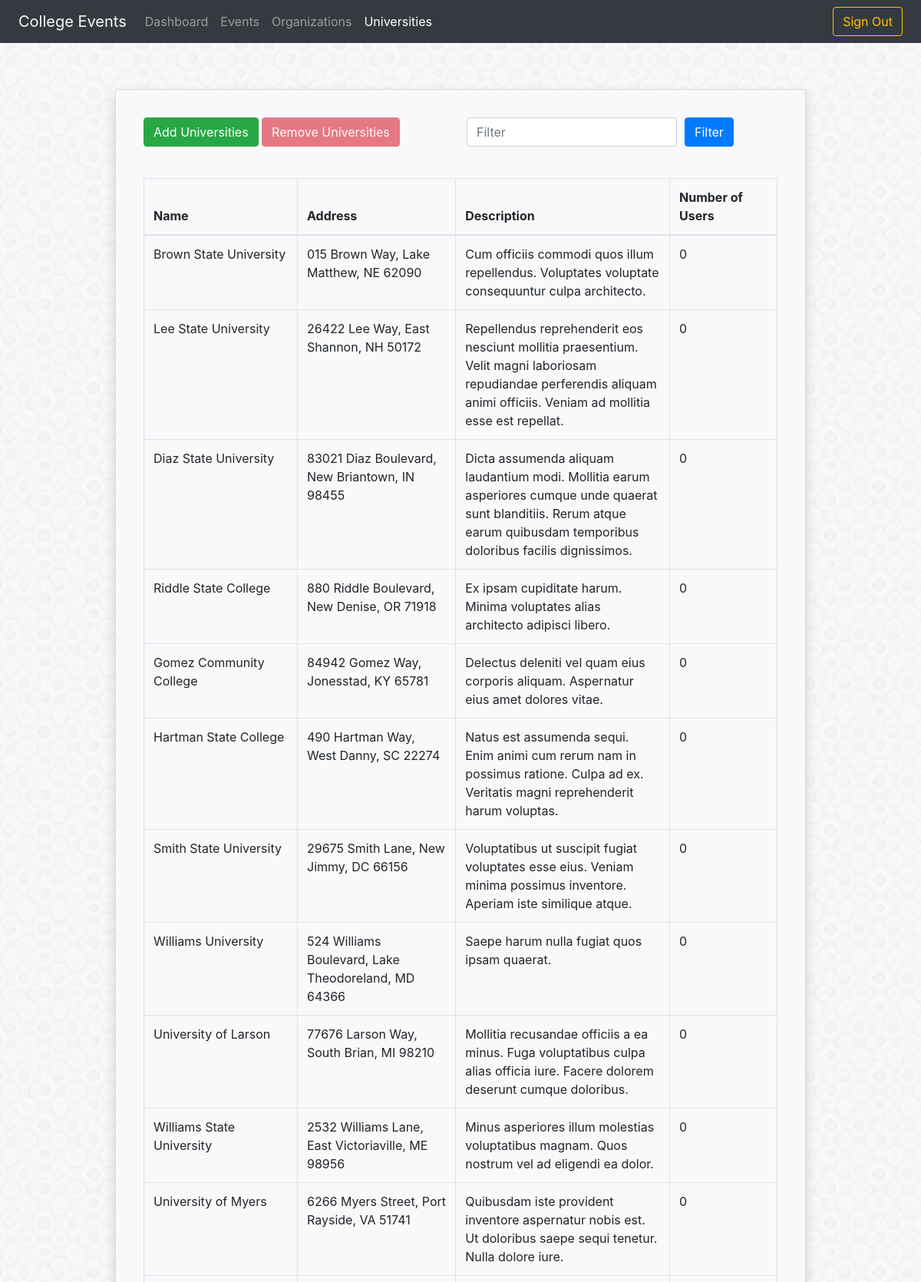
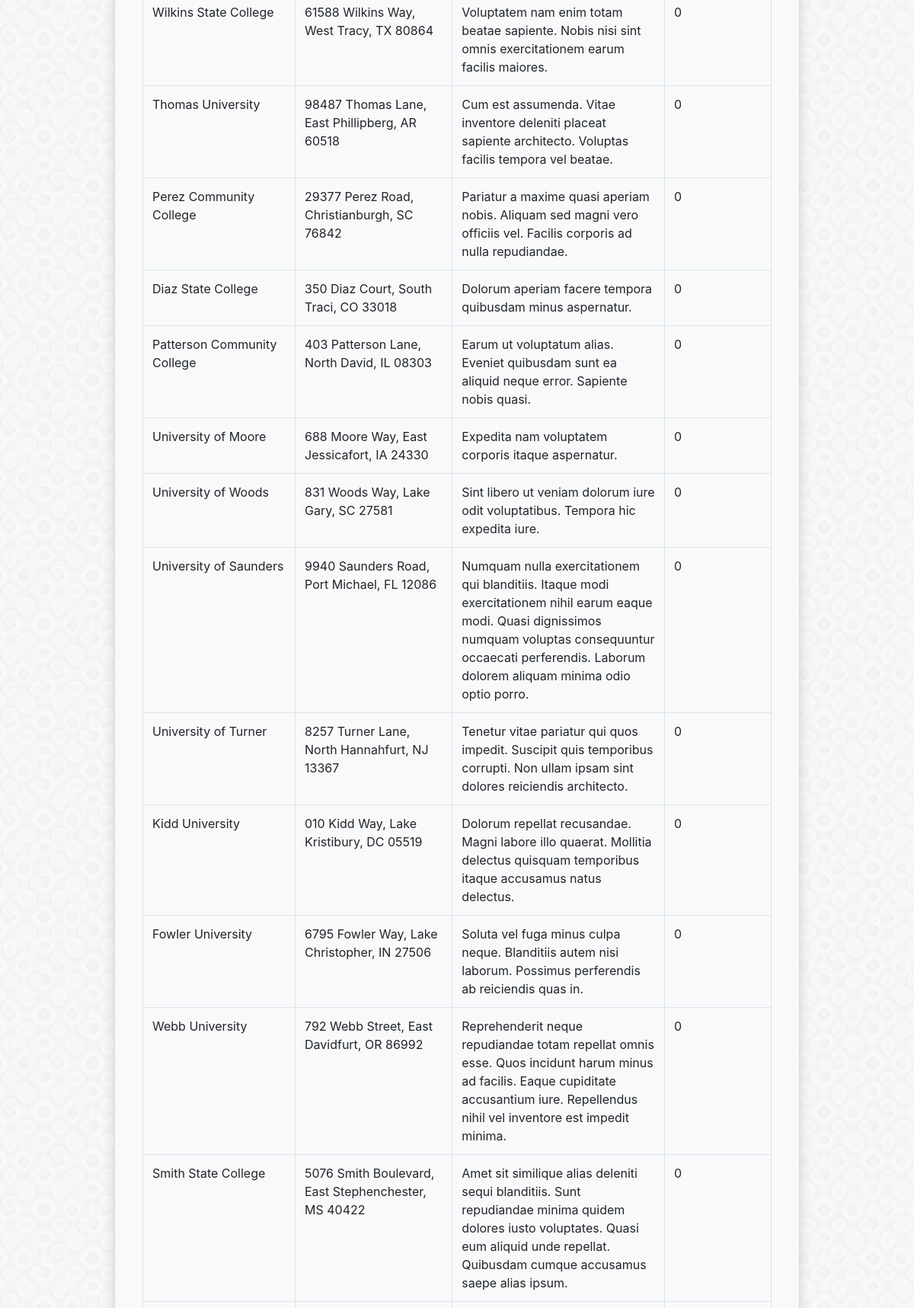
/source/web/universities.php (signed in, upper part), run on the app's committed database (2 pictures, top to bottom).
### tables this page shows
CREATE TABLE universities (
    id INT AUTO_INCREMENT,
    name VARCHAR(200),
    address VARCHAR(300),
    description VARCHAR(1000),
    student_count INT,
    PRIMARY KEY (id)
);

### source/web/universities.php (the view, shortened to what this page needs)
<!DOCTYPE html>
<html lang="en">
<head>
    <link rel="stylesheet" href="https://stackpath.bootstrapcdn.com/bootstrap/4.1.3/css/bootstrap.min.css"
>
</head>
<body style="background: url('background.png')">
<nav class="navbar navbar-dark navbar-expand-lg bg-dark">
    <a class="navbar-brand">
        <span class="ml-2 text-light" style="display: inline-block;">College Events</span>
    </a>
    <div class="collapse navbar-collapse" id="navbarNav">
        <ul class="navbar-nav">
            <li class="nav-item">
                <a class="nav-link" href="dashboard.php">Dashboard</a>
            </li>
            <li class="nav-item ">
                <a class="nav-link" href="events.php">Events </a>
            </li>
            <li class="nav-item">
                <a class="nav-link" href="organizations.php">Organizations</a>
            </li>
            <li class="nav-item active">
                <a class="nav-link" href="universities.php">Universities<span class="sr-only">(current)</span></a>
            </li>
        </ul>
    </div>
    <form class="form-inline">
        <a href="logout.php">
            <button class="btn btn-outline-warning mr-2 my-sm-0" type="button">Sign Out</button>
        </a>
    </form>
</nav>
<form action="events.php " method="post">
    <div class="card w-75 mx-auto container-fluid p-3 bg-light shadow" style="margin-top: 5%">
        <div class="card-body">
            <div style="margin-bottom: 3%">
                <form class="form-inline">
                    <div class="form-row">
<?php
    if($_SESSION['perm'] == 2)
    {
        echo "
            <div class=\"form-group col-6\">
                <a href=\"newUniversity.php\">
                    <button type=\"button\" class=\"btn btn-success\">Add Universities</button>
                </a>
                <button type=\"button\" class=\"btn btn-danger disabled\" id=\"removeUniversities\">Remove Universities
                </button>
            </div>
        ";
    }
?>
                        <div class="form-row" style="padding-left: 18px">
                            <div class="form-row" style="padding-right: 20px">
                                <input type="text" class="form-control" id="inputFilter" placeholder="Filter">
                            </div>
                            <div class="form-row" style="height: 20px">
                                <button type="submit" class="btn btn-primary" id="filterButton">Filter
                                </button>
                            </div>
                        </div>
                    </div>
                </form>
            </div>
            <div class="table-responsive">
                <table id="dataTable" class="table table-bordered table-hover" style="width: 100%;" >
                    <thead>
                    <tr>
                        <th scope="col" style="width: 200px;">Name</th>
                        <th scope="col" style="width: 25%;">Address</th>
                        <th scope="col">Description</th>
                        <th scope="col" style="width: 140px;">Number of Users</th>
                    </tr>
                    </thead>
                    <tbody id="tableEvents">
<?php
    include('database.inc.php');
    $sql="SELECT * FROM `universities` U";
    if($query= $conn->prepare($sql))
    {
      $query->execute();
        foreach ($query as $row)
        {
            if($row)
            {
                echo "<tr>
                          <td>$row[name]</td>
                          <td>$row[address]</td>
                          <td style=\"max-width: 100px; word-wrap: break-word;\">$row[description]</td>
                          <td>$row[student_count]</td>
                      </tr>
                ";
            }
        }
    }
?>
                </tbody>
                </table>
            </div>
        </div>
    </div>
</form>
</body>
</html>

### data on the page
universities: name "Brown State University", address "015 Brown Way, Lake Matthew, NE 62090", description "Cum officiis commodi quos illum repellendus. Voluptates voluptate consequuntur culpa architecto.", student_count "0"
universities: name "Lee State University", address "26422 Lee Way, East Shannon, NH 50172", description "Repellendus reprehenderit eos nesciunt mollitia praesentium. Velit magni laboriosam repudiandae perferendis aliquam animi officiis. Veniam ad mollitia esse est repellat.", student_count "0"
universities: name "Diaz State University", address "83021 Diaz Boulevard, New Briantown, IN 98455", description "Dicta assumenda aliquam laudantium modi. Mollitia earum asperiores cumque unde quaerat sunt blanditiis. Rerum atque earum quibusdam temporibus doloribus facilis dignissimos.", student_count "0"
universities: name "Riddle State College", address "880 Riddle Boulevard, New Denise, OR 71918", description "Ex ipsam cupiditate harum. Minima voluptates alias architecto adipisci libero.", student_count "0"
universities: name "Gomez Community College", address "84942 Gomez Way, Jonesstad, KY 65781", description "Delectus deleniti vel quam eius corporis aliquam. Aspernatur eius amet dolores vitae.", student_count "0"
universities: name "Hartman State College", address "490 Hartman Way, West Danny, SC 22274", description "Natus est assumenda sequi. Enim animi cum rerum nam in possimus ratione. Culpa ad ex. Veritatis magni reprehenderit harum voluptas.", student_count "0"
universities: name "Smith State University", address "29675 Smith Lane, New Jimmy, DC 66156", description "Voluptatibus ut suscipit fugiat voluptates esse eius. Veniam minima possimus inventore. Aperiam iste similique atque.", student_count "0"
universities: name "Williams University", address "524 Williams Boulevard, Lake Theodoreland, MD 64366", description "Saepe harum nulla fugiat quos ipsam quaerat.", student_count "0"
universities: name "University of Larson", address "77676 Larson Way, South Brian, MI 98210", description "Mollitia recusandae officiis a ea minus. Fuga voluptatibus culpa alias officia iure. Facere dolorem deserunt cumque doloribus.", student_count "0"
universities: name "Williams State University", address "2532 Williams Lane, East Victoriaville, ME 98956", description "Minus asperiores illum molestias voluptatibus magnam. Quos nostrum vel ad eligendi ea dolor.", student_count "0"
universities: name "University of Myers", address "6266 Myers Street, Port Rayside, VA 51741", description "Quibusdam iste provident inventore aspernatur nobis est. Ut doloribus saepe sequi tenetur. Nulla dolore iure.", student_count "0"
universities: name "Wilkins State College", address "61588 Wilkins Way, West Tracy, TX 80864", description "Voluptatem nam enim totam beatae sapiente. Nobis nisi sint omnis exercitationem earum facilis maiores.", student_count "0"
universities: name "Thomas University", address "98487 Thomas Lane, East Phillipberg, AR 60518", description "Cum est assumenda. Vitae inventore deleniti placeat sapiente architecto. Voluptas facilis tempora vel beatae.", student_count "0"
universities: name "Perez Community College", address "29377 Perez Road, Christianburgh, SC 76842", description "Pariatur a maxime quasi aperiam nobis. Aliquam sed magni vero officiis vel. Facilis corporis ad nulla repudiandae.", student_count "0"
universities: name "Diaz State College", address "350 Diaz Court, South Traci, CO 33018", description "Dolorum aperiam facere tempora quibusdam minus aspernatur.", student_count "0"
universities: name "Patterson Community College", address "403 Patterson Lane, North David, IL 08303", description "Earum ut voluptatum alias. Eveniet quibusdam sunt ea aliquid neque error. Sapiente nobis quasi.", student_count "0"
universities: name "University of Moore", address "688 Moore Way, East Jessicafort, IA 24330", description "Expedita nam voluptatem corporis itaque aspernatur.", student_count "0"
universities: name "University of Woods", address "831 Woods Way, Lake Gary, SC 27581", description "Sint libero ut veniam dolorum iure odit voluptatibus. Tempora hic expedita iure.", student_count "0"
universities: name "University of Saunders", address "9940 Saunders Road, Port Michael, FL 12086", description "Numquam nulla exercitationem qui blanditiis. Itaque modi exercitationem nihil earum eaque modi. Quasi dignissimos numquam voluptas consequuntur occaecati perferendis. Laborum dolorem aliquam minima odio optio porro.", student_count "0"
universities: name "University of Turner", address "8257 Turner Lane, North Hannahfurt, NJ 13367", description "Tenetur vitae pariatur qui quos impedit. Suscipit quis temporibus corrupti. Non ullam ipsam sint dolores reiciendis architecto.", student_count "0"
universities: name "Kidd University", address "010 Kidd Way, Lake Kristibury, DC 05519", description "Dolorum repellat recusandae. Magni labore illo quaerat. Mollitia delectus quisquam temporibus itaque accusamus natus delectus.", student_count "0"
universities: name "Fowler University", address "6795 Fowler Way, Lake Christopher, IN 27506", description "Soluta vel fuga minus culpa neque. Blanditiis autem nisi laborum. Possimus perferendis ab reiciendis quas in.", student_count "0"
universities: name "Webb University", address "792 Webb Street, East Davidfurt, OR 86992", description "Reprehenderit neque repudiandae totam repellat omnis esse. Quos incidunt harum minus ad facilis. Eaque cupiditate accusantium iure. Repellendus nihil vel inventore est impedit minima.", student_count "0"
universities: name "Smith State College", address "5076 Smith Boulevard, East Stephenchester, MS 40422", description "Amet sit similique alias deleniti sequi blanditiis. Sunt repudiandae minima quidem dolores iusto voluptates. Quasi eum aliquid unde repellat. Quibusdam cumque accusamus saepe alias ipsum.", student_count "0"
